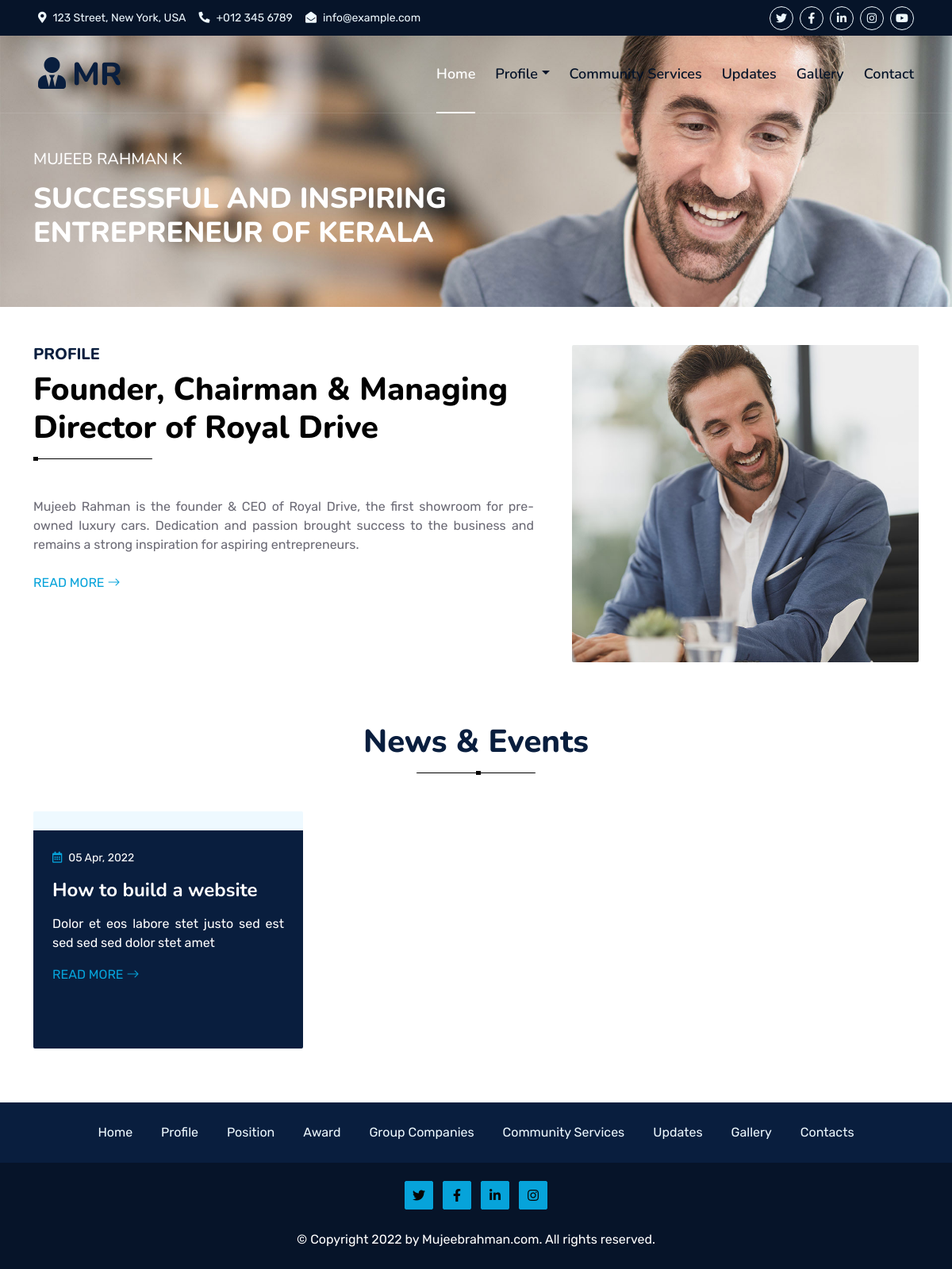
Before: / with the older database file.
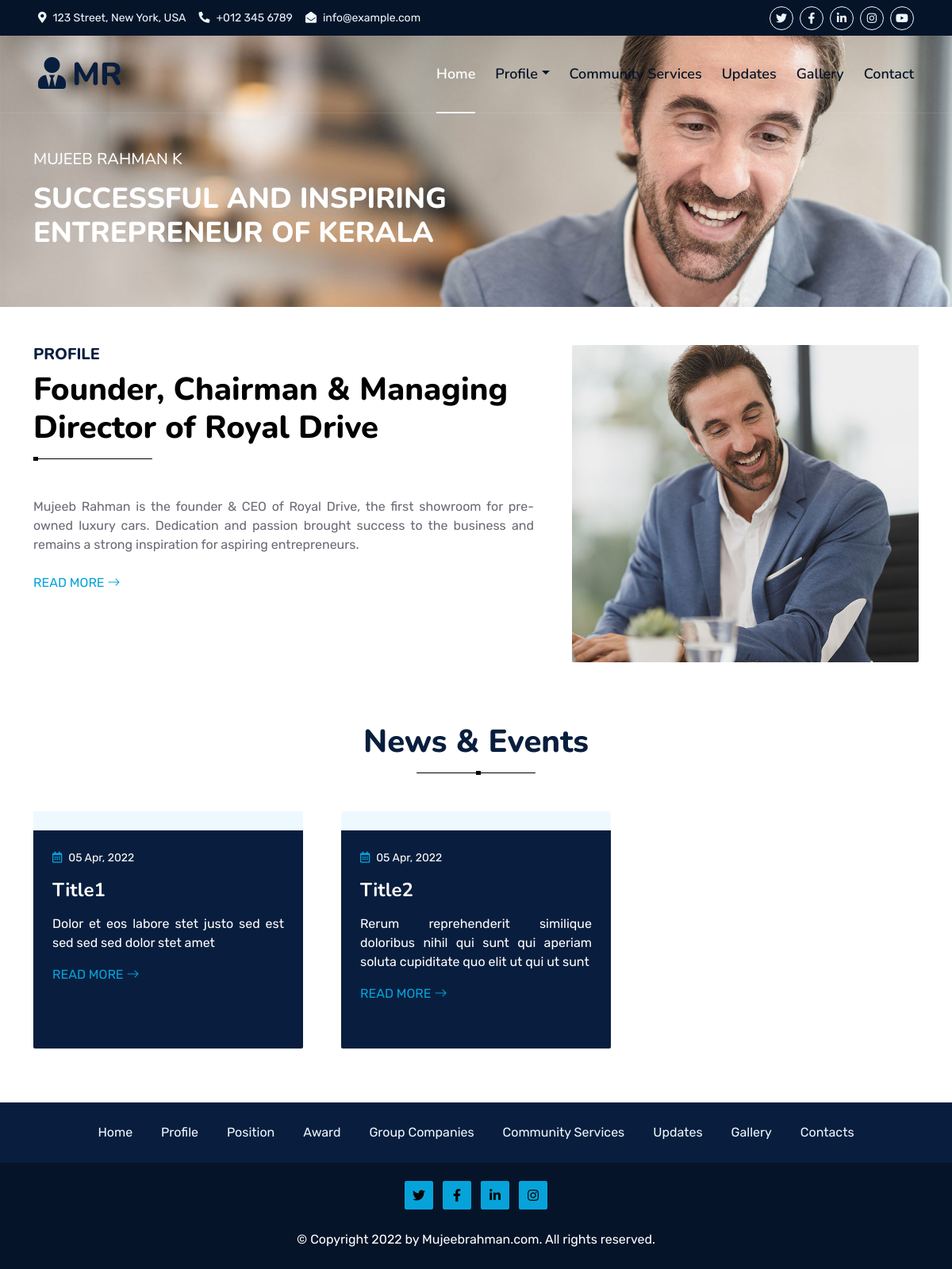
After: the same page with the newer database file.
### web/models.py (models this page shows, shortened)
class Update(models.Model):
    title=models.CharField(max_length=225)
    summary=models.CharField(max_length=500)
    date=models.DateField()
    image=VersatileImageField('Image',upload_to='updates/',ppoi_field='ppoi' )
    ppoi = PPOIField('Image PPOI')
    content=HTMLField(blank=True, null=True)
    slug=models.SlugField(unique=True)

### web/views.py (the view)
# urls.py: path('', views.index,name='index'),
def index(request):
    updates=Update.objects.all()[:3]
    company=Companies.objects.all()
    context = {
        "is_index" : True,
        'updates':updates,
        'company':company
    }
    return render(request,'web/index.html',context)

### templates/web/index.html (shortened to what this page needs)
{% extends 'web/base.html' %}
{% load static %}
{% block content %}
<div class="container-fluid position-relative p-0">
    {% include 'web/partials/header.html' %}
    <div class="container-fluid bg-primary py-4 hero-header" >
        <div class="container py-4">
            <div class="row justify-content-start">
                <div class="col-lg-8 pt-lg-5 mt-lg-5 text-center text-lg-start">
                    <h5 class="text-white text-uppercase mb-3 animated slideInDown">MUJEEB RAHMAN K</h5>
                    <h1 class="display-1 text-white mb-md-4 animated zoomIn text-size">SUCCESSFUL AND INSPIRING
                        ENTREPRENEUR OF KERALA</h1>
                </div>
            </div>
        </div>
    </div>
</div>
<div class="container-fluid pt-4 wow fadeInUp" data-wow-delay="0.1s">
    <div class="container py-4">
        <div class="row g-5">
            <div class="col-lg-7">
                <div class="section-title-2 position-relative pb-3 mb-5">
                    <h5 class="fw-bold text-dark text-uppercase">Profile</h5>
                    <h1 class="mb-0 text-black">Founder, Chairman & Managing Director of Royal Drive</h1>
                </div>
                <p class="mb-4 ">Mujeeb Rahman is the founder & CEO of Royal Drive, the first showroom for pre-owned
                    luxury cars. Dedication and passion brought success to the business and remains a strong inspiration
                    for aspiring entrepreneurs.</p>
                    <a class="text-uppercase" href="{% url 'web:profile' %}">Read More <i class="bi bi-arrow-right"></i></a>
            </div>
            <div class="col-lg-5" style="min-height: 400px;">
                <div class="position-relative h-100">
                    <img class="position-absolute w-100 h-100 rounded wow zoomIn" data-wow-delay="0.9s"
                        src="{% static 'web/img/about.jpg' %}" style="object-fit: cover;">
                </div>
            </div>
        </div>
    </div>
</div>
<div class="container-fluid py-3 wow fadeInUp" data-wow-delay="0.1s">
    <div class="container py-1">
        <div class="section-title-2 text-center position-relative pb-3 mb-5 mx-auto" style="max-width: 600px;">
            <h5 class="fw-bold text-white text-uppercase">Latest Updates</h5>
            <h1 class="mb-0">News & Events </h1>
        </div>
        <div class="row g-5">
            {% for update in updates %}
            <div class="col-md-4 wow slideInUp" data-wow-delay="0.1s">
                <div class="blog-item bg-light rounded overflow-hidden" >
                <div class="blog-img position-relative overflow-hidden">
                </div>
                <div class="p-4 bg-darkblue text-white" style="height: 275px;">
                <div class="d-flex mb-3">
                <small><i class="far fa-calendar-alt text-primary me-2"></i>{{update.date|date:"d"}} {{update.date|date:"M"}}, {{update.date|date:"Y"}}</small>
                </div>
                <h4 class="mb-3 update-h4">{{update.title}}</h4>
                <p>{{update.summary}}</p>
                <a class="text-uppercase" href="{% url 'web:updateDetails' update.slug  %}">Read More <i class="bi bi-arrow-right"></i></a>
                </div>
                </div>
            </div>
            {% endfor %}
        </div>
    </div>
</div>
{% endblock %}

### templates/web/base.html (shortened to what this page needs)
{% load static %}
<!DOCTYPE html>
<html lang="en">
<head>
    <link href="{% static 'web/ajax/libs/font-awesome/5.10.0/css/all.min.css' %}" rel="stylesheet">
    <link href="{% static 'web/npm/bootstrap-icons%401.4.1/font/bootstrap-icons.css' %}" rel="stylesheet">
    <link href="{% static 'web/lib/animate/animate.min.css' %}" rel="stylesheet">
    <link href="{% static 'web/lib/owlcarousel/assets/owl.carousel.min.css' %}" rel="stylesheet">
    <link href="{% static 'web/lib/lightbox/css/lightbox.min.css' %}" rel="stylesheet">
    <link href="{% static 'web/css/bootstrap.min.css' %}" rel="stylesheet">
    <link href="{% static 'web/css/style.css' %}" rel="stylesheet">
    <link rel="stylesheet" href="{% static 'web/css/responsive.css' %}">
</head>
<body>
    <div class="container-fluid bg-black px-5 d-none d-lg-block">
        <div class="row gx-0">
            <div class="col-lg-8 text-center text-lg-start mb-2 mb-lg-0">
                <div class="d-inline-flex align-items-center" style="height: 45px;">
                    <small class="me-3 text-light"><i class="fa fa-map-marker-alt me-2"></i>123 Street, New York,
                        USA</small>
                    <small class="me-3 text-light"><i class="fa fa-phone-alt me-2"></i>+012 345 6789</small>
                    <small class="text-light"><i class="fa fa-envelope-open me-2"></i></small>
                </div>
            </div>
            <div class="col-lg-4 text-center text-lg-end">
                <div class="d-inline-flex align-items-center" style="height: 45px;">
                    <a class="btn btn-sm btn-outline-light btn-sm-square rounded-circle me-2" href="#"><i
                            class="fab fa-twitter fw-normal"></i></a>
                    <a class="btn btn-sm btn-outline-light btn-sm-square rounded-circle me-2" href="#"><i
                            class="fab fa-facebook-f fw-normal"></i></a>
                    <a class="btn btn-sm btn-outline-light btn-sm-square rounded-circle me-2" href="#"><i
                            class="fab fa-linkedin-in fw-normal"></i></a>
                    <a class="btn btn-sm btn-outline-light btn-sm-square rounded-circle me-2" href="#"><i
                            class="fab fa-instagram fw-normal"></i></a>
                    <a class="btn btn-sm btn-outline-light btn-sm-square rounded-circle" href="#"><i
                            class="fab fa-youtube fw-normal"></i></a>
                </div>
            </div>
        </div>
    </div>
    {% block content %}
    {% endblock %}
    {% include 'web/partials/footer.html' %}
</body>
</html>

### templates/web/partials/header.html (shortened to what this page needs)
{% load static %}
<nav class="navbar navbar-expand-lg navbar-light px-4 px-lg-5 py-3 py-lg-0">
    <a href="#" class="navbar-brand p-0">
        <h1 class="m-0"><i class="fa fa-user-tie me-2"></i>MR</h1>
    </a>
    <div class="collapse navbar-collapse" id="navbarCollapse">
        <div class="navbar-nav ms-auto py-0">
            <div class="nav-item dropdown">
                <a href="{% url 'web:index' %}" class="nav-link  {% if is_index %} active {% endif %}">Home</a>
            </div>
            <div class="nav-item dropdown">
                <a href="{% url 'web:profile' %}" class="nav-link dropdown-toggle {% if is_profile %} active {% endif %}"  aria-expanded="false">Profile</a>
            </div>
            <div class="nav-item dropdown">
                <a href="{% url 'web:services' %}" class="nav-link {% if is_service %} active {% endif %}">Community Services</a>
            </div>
            <div class="nav-item dropdown">
                <a href="{% url 'web:updates' %}" class="nav-link {% if is_updates %} active {% endif %}">Updates</a>
            </div>
            <div class="nav-item dropdown">
                <a href="{% url 'web:gallery' %}" class="nav-link  {% if is_gallery %} active {% endif %}">Gallery</a>
            </div>
            <div class="nav-item dropdown">
                <a href="{% url 'web:contact' %}" class="nav-link {% if is_contact %} active {% endif %}">Contact</a>
            </div>
        </div>
    </div>
</nav>

### templates/web/partials/footer.html (shortened to what this page needs)
{% load static %}
<div class="container-fluid bg-dark text-light mt-5 wow fadeInUp pt-26" data-wow-delay="0.1s">
    <div class="container">
        <div class="row gx-5">
            <div class="col-lg-12 col-md-12 col-sm-12 d-lg-block d-sm-none d-md-none d-none text-center">
                    <a class="text-light py-3 mx-3" href="{% url 'web:index' %}">Home</a>
                    <a class="text-light py-3 mx-3" href="{% url 'web:profile' %}">Profile</a>
                    <a class="text-light py-3 mx-3" href="{% url 'web:position' %}">Position</a>
                    <a class="text-light py-3 mx-3" href="{% url 'web:award' %}">Award</a>
                    <a class="text-light py-3 mx-3" href="{% url 'web:companies' %}">Group Companies</a>
                    <a class="text-light py-3 mx-3" href="{% url 'web:services' %}">Community Services</a>
                    <a class="text-light py-3 mx-3" href="{% url 'web:updates' %}">Updates</a>
                    <a class="text-light py-3 mx-3" href="{% url 'web:gallery' %}">Gallery</a>
                    <a class="text-light py-3 mx-3" href="{% url 'web:contact' %}">Contacts</a>
            </div>
        </div>
    </div>
</div>
<div class="container-fluid text-white" style="background: #061429;">
    <div class="row">
        <div class="col-lg-12 col-md-12 social-link text-center">
            <div class="pt-23">
                <a class="btn btn-primary btn-square me-2" href="#"><i class="fab fa-twitter fw-normal"></i></a>
                <a class="btn btn-primary btn-square me-2" href="#"><i class="fab fa-facebook-f fw-normal"></i></a>
                <a class="btn btn-primary btn-square me-2" href="#"><i class="fab fa-linkedin-in fw-normal"></i></a>
                <a class="btn btn-primary btn-square" href="#"><i class="fab fa-instagram fw-normal"></i></a>
            </div>
        </div>
        <div class="col-lg-12 col-md-12 text-center">
            <div class="copyright  justify-content-center" style="height: 75px;">
                <p class="mb-0 copyright-mob">&copy; Copyright 2022 by Mujeebrahman.com. All rights reserved. </p>
            </div>
        </div>
    </div>
</div>

### static/web/css/style.css (style rules this page uses)
body { background-color: #fff; }
:root { --primary: #06A3DA; --secondary: #34AD54; --light: #EEF9FF; --dark: #091E3E }
h1, h2, .fw-bold { font-weight: 800 !important }
h3, h4, .fw-semi-bold { font-weight: 700 !important }
h5, h6, .fw-medium { font-weight: 500 !important }
p { text-align: justify; }
.btn { font-family: nunito, sans-serif; font-weight: 600; transition: .5s }
.btn-primary, .btn-secondary { color: #060505; box-shadow: inset 0 0 0 50px transparent }
.btn-square { width: 36px; height: 36px }
.btn-sm-square { width: 30px; height: 30px }
.btn-square, .btn-sm-square, .btn-lg-square { padding-left: 0; padding-right: 0; text-align: center }
.navbar-light .navbar-nav .nav-link { font-family: nunito, sans-serif; position: relative; margin-left: 25px; padding: 35px 0; color: #061429 !important; font-size: 18px; font-weight: 600; outline: none; transition: .5s }
.navbar-light .navbar-nav .nav-link:hover, .navbar-light .navbar-nav .nav-link.active { color: #fff !important }
.navbar-light .navbar-brand h1 { color: #091E3E }
.pt-26 { padding: 26px; }
.copyright { display: flex; align-items: center; }
.social-link { display: flex; justify-content: center; }
.pt-23 { padding-top: 23px; }
@media (min-width:992px) { .navbar-light { position: absolute; width: 100%; top: 0; left: 0; border-bottom: 1px solid rgba(256, 256, 256, .1); z-index: 999 } }
@media (min-width:992px) { .navbar-light .navbar-nav .nav-link::before { position: absolute; content: ""; width: 0; height: 2px; bottom: -1px; left: 50%; background: #fff; transition: .5s } }
@media (min-width:992px) { .navbar-light .navbar-nav .nav-link:hover::before, .navbar-light .navbar-nav .nav-link.active::before { width: 100%; left: 0 } }
.section-title-1::before, .section-title-2::before { position: absolute; content: ""; width: 150px; height: 5px; left: 0; bottom: 0; background: #000000; border-radius: 2px }
.section-title-2::before { height: 1px }
.section-title-1.text-center::before, .section-title-2.text-center::before { left: 50%; margin-left: -75px }
.section-title-1::after, .section-title-2::after { position: absolute; content: ""; width: 6px; height: 5px; bottom: 0; background: #060505; -webkit-animation: section-title-run 5s infinite linear; animation: section-title-run 5s infinite linear }
.section-title-2::after { bottom: -2px; }
.section-title-1.text-center::after, .section-title-2.text-center::after { -webkit-animation: section-title-run-center 5s infinite linear; animation: section-title-run-center 5s infinite linear }
.hero-header { background: url(../img/hero-header.jpg) top right no-repeat; background-size: cover }
@media (min-width:767.98px) { .text-size { font-size: 36px !important; } }
.text-size { font-size: 50px; }
.bg-black { background-color: #061429 !important; }
.text-black { color: #000000; }
.bg-darkblue { background-color: #091E3E; }
.update-h4 { color: #fff; }

Changed rows visible on the page:
changed Update "Dolor et eos labore stet justo sed est sed sed sed dolor stet amet": title "How to build a website" → "Title1"
added Update: date "05", date "Apr", date "2022", title "Title2", summary "Rerum reprehenderit similique doloribus nihil qui sunt qui aperiam soluta cupiditate quo elit ut qui ut sunt"
